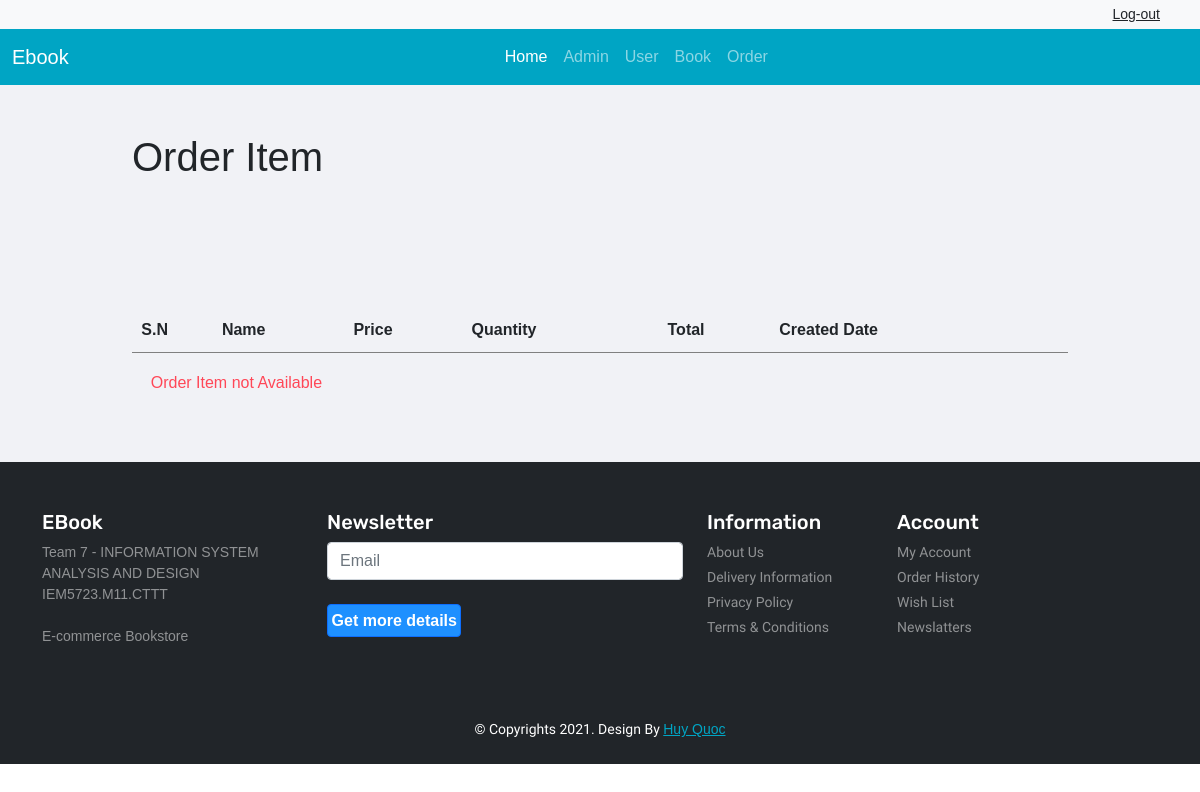
The page /admin/order_item.php?id=11 (signed in) on the database as committed earlier.
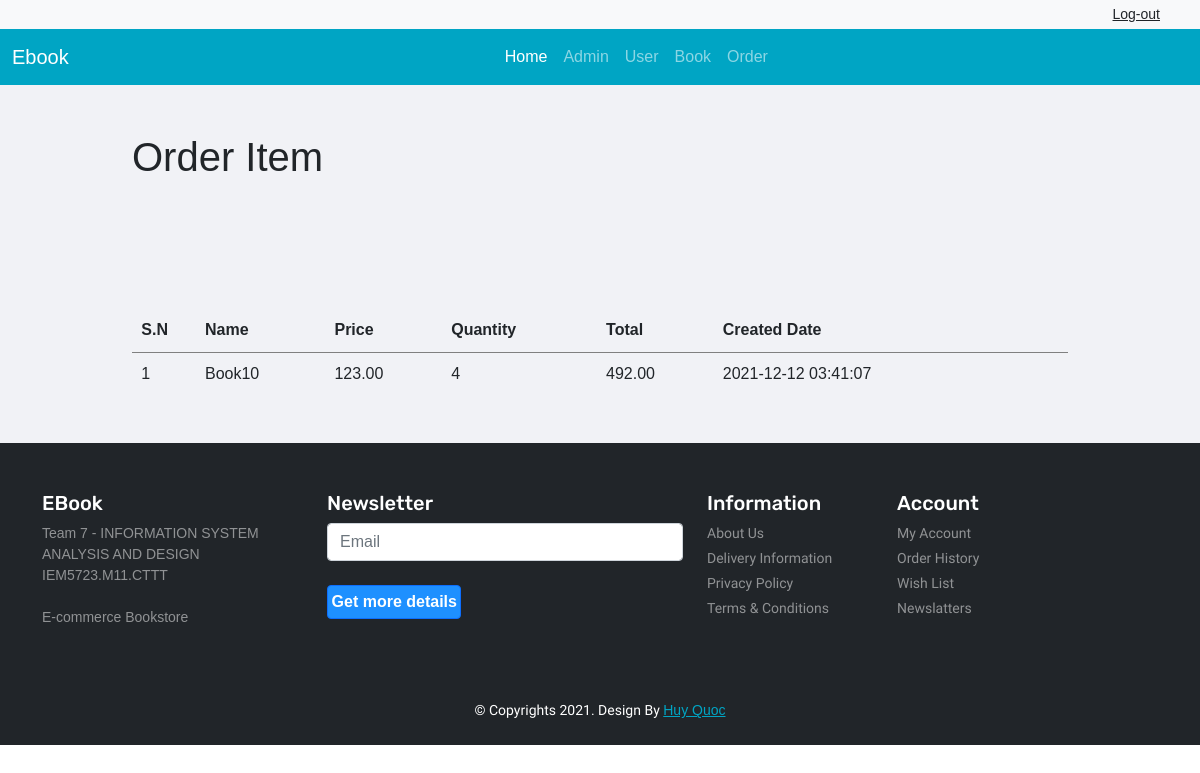
The same page on the database as committed later.
### tables this page shows
CREATE TABLE IF NOT EXISTS `order_item` (
  `id` int(10) UNSIGNED NOT NULL AUTO_INCREMENT,
  `order_id` int(11) NOT NULL,
  `product_id` int(11) NOT NULL,
  `name` varchar(150) NOT NULL,
  `price` decimal(10,2) NOT NULL,
  `qty` int(11) NOT NULL,
  `total` decimal(10,2) NOT NULL,
  `created_date` datetime NOT NULL DEFAULT CURRENT_TIMESTAMP,
  PRIMARY KEY (`id`)
);

### admin/order_item.php (called while the page is built, shortened)
<?php
include ('header.php');
?>
<?php
include ('Template/order-item.php');
?>
<?php
include ('footer.php');
?>

### admin/Template/order-item.php (the view, shortened to what this page needs)
<div class="main-content">
    <div class="wrapper">
        <h1>Order Item</h1>
        <br><br><br>
        <br><br>
        <table class="tbl-full">
            <tr>
                <th>S.N</th>
                <th>Name</th>
                <th>Price</th>
                <th>Quantity</th>
                <th>Total</th>
                <th>Created Date</th>
            </tr>
            <?php
            if(isset($_GET['id']))
            {
                $order_id =$_GET['id'];
                $sql= "SELECT * FROM `order_item` WHERE order_id = '$order_id' ";
                $res= mysqli_query($conn,$sql);
                $count= mysqli_num_rows($res);
                $sn=1;
                if($count>0)
                {
                    while($row = mysqli_fetch_assoc($res))
                    {
                        $name=$row['name'];
                        $price=$row['price'];
                        $qty=$row['qty'];
                        $total= $row['total'];
                        $created_date=$row['created_date'];
                        ?>
                        <tr>
                            <td><?php echo $sn++?></td>
                            <td><?php echo $name?></td>
                            <td><?php echo $price?></td>
                            <td><?php echo $qty?></td>
                            <td><?php echo $total?></td>
                            <td><?php echo $created_date?></td>
                        </tr>
                        <?php
                    }
                }
                else
                {
                    echo "<tr><td colspan='12' class ='error'>Order Item not Available</td></tr>";
                }
            }
            else
            {
                header('Location:'.SITEURL.'admin/manage_order.php');
            }
            ?>
        </table>
    </div>
</div>

Rows that differ between the two databases and show on the page:
added order_item: name "Book10", price "123.00", qty "4", total "492.00", created_date "2021-12-12 03:41:07"
Other text that changed with them:
text no longer shown: "Order Item not Available"
